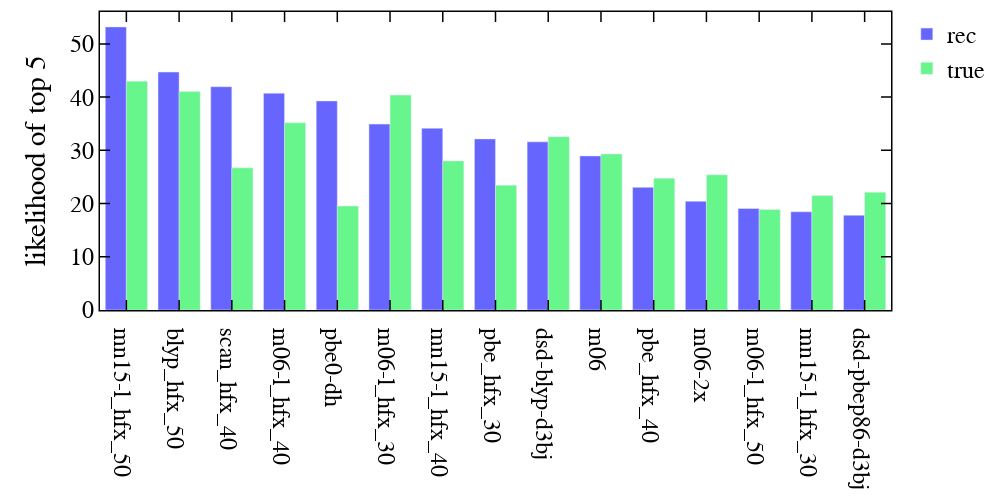

The code cell stored with this chart in its notebook:
### Markdown cell above
##### likelihood of top 5 DFAs

### Code cell
### ----top-5----
cutoff = 15
top5_bfs = {}
for f in functionals:
    top5_bfs[f] = 0
for _, row in df_sel_top.iterrows():
    for f in row["best_fs"]:
        top5_bfs[f] += 1
true_top5_bfs = {}
for f in functionals:
    true_top5_bfs[f] = 0
for _, row in df_sel_top.iterrows():
    for f in row["true_best_fs"]:
        true_top5_bfs[f] += 1

for f in top5_bfs:
    top5_bfs[f] += true_top5_bfs[f]*0.01

from collections import Counter
bfs = dict(sorted(top5_bfs.items(), key=lambda item: item[1], reverse=True))
use_bfs_true = {}
for f in list(bfs.keys()):
    use_bfs_true[f] = true_top5_bfs[f]
data = [go.Bar(x=list(bfs.keys())[:cutoff],
               y=np.array(list(bfs.values()))[:cutoff]*600./np.sum(list(bfs.values())), name='rec', marker_color='rgba(0, 0, 255, 0.6)'),
        go.Bar(x=list(use_bfs_true.keys())[:cutoff],
               y=np.array(list(use_bfs_true.values()))[:cutoff]*600./np.sum(list(bfs.values())), name='true', marker_color='rgba(0, 240, 64, 0.6)'),
       ]
layout = go.Layout()
layout.update(glob_layout)
# layout["xaxis"].update({'title': "DFA"})
layout["yaxis"].update({'title': "likelihood of top 5", })
layout.update(width=1000, height=500, boxmode='group')
fig = go.Figure(data=data, layout=layout)
iplot(fig)
fig.write_image("../../../../Dropbox (MIT)/CD-DFARecFull/Figures/F2/top5.pdf")

### Figure 1 — Plotly figure (JSON) as saved in the notebook; plotly's stock layout.template omitted (floating-point values rounded to 4 significant figures)
{"data": [{"marker": {"color": "rgba(0, 0, 255, 0.6)"}, "name": "rec", "type": "bar", "x": ["mn15-l_hfx_50", "blyp_hfx_50", "scan_hfx_40", "m06-l_hfx_40", "pbe0-dh", "m06-l_hfx_30", "mn15-l_hfx_40", "pbe_hfx_30", "dsd-blyp-d3bj", "m06", "pbe_hfx_40", "m06-2x", "m06-l_hfx_50", "mn15-l_hfx_30", "dsd-pbep86-d3bj"], "y": [53.19, 44.7, 41.96, 40.74, 39.28, 34.93, 34.15, 32.15, 31.59, 28.95, 23.05, 20.45, 19.08, 18.45, 17.81]}, {"marker": {"color": "rgba(0, 240, 64, 0.6)"}, "name": "true", "type": "bar", "x": ["mn15-l_hfx_50", "blyp_hfx_50", "scan_hfx_40", "m06-l_hfx_40", "pbe0-dh", "m06-l_hfx_30", "mn15-l_hfx_40", "pbe_hfx_30", "dsd-blyp-d3bj", "m06", "pbe_hfx_40", "m06-2x", "m06-l_hfx_50", "mn15-l_hfx_30", "dsd-pbep86-d3bj"], "y": [42.99, 41.04, 26.71, 35.17, 19.54, 40.39, 28.01, 23.45, 32.57, 29.31, 24.75, 25.4, 18.89, 21.5, 22.15]}], "layout": {"boxmode": "group", "font": {"color": "black", "family": "Helvetica", "size": 24}, "height": 500, "legend": {"orientation": "v"}, "margin": {"b": 100, "l": 100, "r": 10, "t": 10}, "paper_bgcolor": "rgba(255,255,255,100)", "plot_bgcolor": "white", "width": 1000, "xaxis": {"color": "black", "linecolor": "black", "linewidth": 1.5, "mirror": "allticks", "showgrid": false, "showline": true, "ticklen": 10, "ticks": "inside", "tickwidth": 1.5, "zeroline": false}, "yaxis": {"color": "black", "linecolor": "black", "linewidth": 1.5, "mirror": "allticks", "showgrid": false, "showline": true, "ticklen": 10, "ticks": "inside", "tickwidth": 1.5, "title": {"text": "likelihood of top 5"}, "zeroline": false}}}
